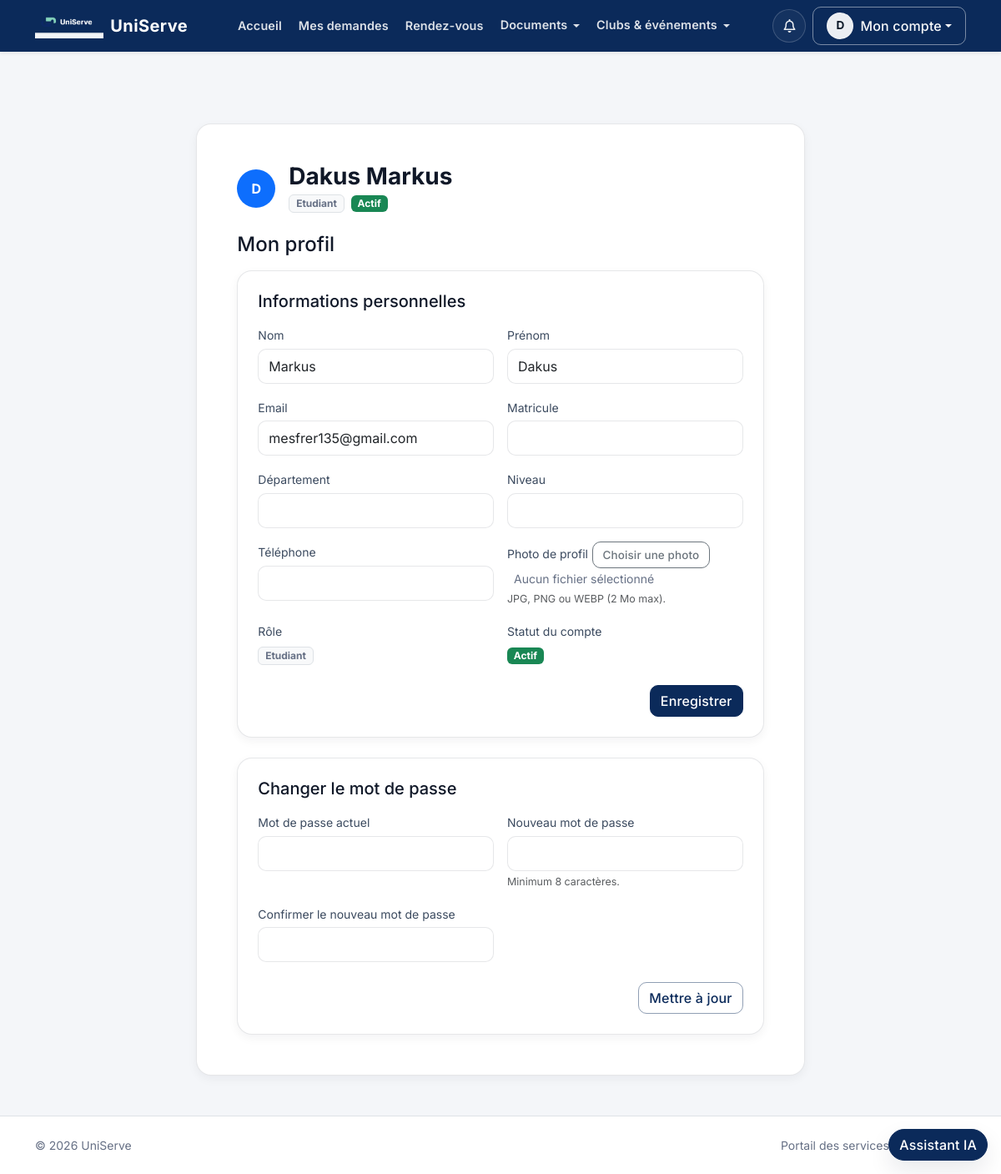
Page /users/profile (signed in) on the committed database.
### tables this page shows
CREATE TABLE `utilisateurs` (
  `id` bigint(20) NOT NULL AUTO_INCREMENT,
  `nom` varchar(100) NOT NULL,
  `prenom` varchar(100) NOT NULL,
  `email` varchar(255) NOT NULL,
  `mot_de_passe_hash` varchar(255) NOT NULL,
  `role` enum('etudiant','enseignant','staff','admin') NOT NULL DEFAULT 'etudiant',
  `matricule` varchar(50) DEFAULT NULL,
  `departement` varchar(120) DEFAULT NULL,
  `niveau` varchar(50) DEFAULT NULL,
  `telephone` varchar(30) DEFAULT NULL,
  `photo_profil` varchar(255) DEFAULT NULL,
  `statut_compte` enum('actif','inactif') NOT NULL DEFAULT 'actif',
  `derniere_connexion` datetime DEFAULT NULL,
  `otp_login_enabled` tinyint(1) NOT NULL DEFAULT 1,
  `cree_le` timestamp NOT NULL DEFAULT current_timestamp(),
  `modifie_le` timestamp NOT NULL DEFAULT current_timestamp() ON UPDATE current_timestamp(),
  PRIMARY KEY (`id`),
  UNIQUE KEY `email` (`email`),
  UNIQUE KEY `matricule` (`matricule`)
);

### View/frontoffice/users/profile.php (the view, shortened to what the rows shown need)
<?php
require_once __DIR__ . '/../../shared/helpers.php';
$profile_identity_locked = !empty($profile_identity_locked ?? false);
$fullName = trim(
    (string) ($user['prenom'] ?? '') . ' ' .
    (string) ($user['nom'] ?? '')
);
$photoProfil = trim((string) ($user['photo_profil'] ?? ''));
$statutCompteRaw = (string) ($user['statut_compte'] ?? '');
$statutCompte = in_array($statutCompteRaw, ['actif', 'inactif'], true) ? $statutCompteRaw : 'actif';
$photoProfilUrl = profile_photo_public_url($photoProfil, $this);
?>
<div class="row justify-content-center">
    <div class="col-lg-10 col-xl-8">
        <div class="us-section-card">
            <div class="card-body p-4 p-md-5">
                <div class="d-flex align-items-start justify-content-between flex-wrap gap-3 mb-4">
                    <div class="d-flex align-items-center gap-3">
                        <?php if ($profile_identity_locked): ?>
                            <div class="rounded-circle border overflow-hidden bg-light d-inline-flex align-items-center justify-content-center" style="width:46px;height:46px;" aria-hidden="true">
                                <?php if ($photoProfilUrl !== null): ?>
                                    <img
                                        src="<?= htmlspecialchars($photoProfilUrl, ENT_QUOTES, 'UTF-8') ?>"
                                        alt=""
                                        class="rounded-circle"
                                        style="width:46px;height:46px;object-fit:cover;"
                                    >
                                <?php else: ?>
                                    <span class="fw-bold text-primary"><?= htmlspecialchars(substr($fullName, 0, 1), ENT_QUOTES, 'UTF-8') ?></span>
                                <?php endif; ?>
                            </div>
                        <?php else: ?>
                        <button
                            type="button"
                            class="btn p-0 border-0 bg-transparent profile-photo-trigger"
                            data-profile-photo-trigger="1"
                            data-profile-photo-input-id="photo_profil"
                            title="Changer la photo de profil"
                            aria-label="Changer la photo de profil"
                        >
                            <?php if ($photoProfilUrl !== null): ?>
                                <img
                                    src="<?= htmlspecialchars($photoProfilUrl, ENT_QUOTES, 'UTF-8') ?>"
                                    alt="Photo de profil"
                                    class="rounded-circle border"
                                    style="width:46px;height:46px;object-fit:cover;"
                                    data-profile-photo-preview="1"
                                >
                            <?php else: ?>
                                <div class="rounded-circle bg-primary text-white d-flex align-items-center justify-content-center" style="width:46px;height:46px;" data-profile-photo-preview-fallback="1">
                                    <span class="fw-bold"><?= htmlspecialchars(substr($fullName, 0, 1), ENT_QUOTES, 'UTF-8') ?></span>
                                </div>
                            <?php endif; ?>
                        </button>
                        <?php endif; ?>
                        <div>
                            <h1 class="fw-bold fs-3 lh-1 mb-2"><?= htmlspecialchars($fullName, ENT_QUOTES, 'UTF-8') ?></h1>
                            <div class="d-flex flex-wrap align-items-center gap-2">
                                <span class="badge bg-light text-muted border">
                                    <?= htmlspecialchars(ucfirst((string) ($user['role'] ?? '')), ENT_QUOTES, 'UTF-8') ?>
                                </span>
                                <span class="badge <?= $statutCompte === 'actif' ? 'bg-success' : 'bg-secondary' ?>">
                                    <?= htmlspecialchars(ucfirst($statutCompte), ENT_QUOTES, 'UTF-8') ?>
                                </span>
                            </div>
                        </div>
                    </div>
                </div>
                <h2 class="h4 mb-3">Mon profil</h2>
                <div class="row g-4">
                    <div class="col-12">
                        <div class="us-section-card">
                            <div class="card-body p-4">
                                <?php if ($profile_identity_locked): ?>
                                    <div class="alert alert-info py-2 small mb-3" role="status">
                                        Compte administrateur unique : ces informations ne peuvent pas être modifiées ici. Seul le mot de passe peut être changé (bloc ci-dessous ou depuis Utilisateurs).
                                    </div>
                                    <dl class="row mb-0 small">
                                        <dt class="col-sm-4 col-md-3 text-muted">Nom</dt>
                                        <dd class="col-sm-8 col-md-9"><?= htmlspecialchars((string) ($user['nom'] ?? ''), ENT_QUOTES, 'UTF-8') ?></dd>
                                        <dt class="col-sm-4 col-md-3 text-muted">Prénom</dt>
                                        <dd class="col-sm-8 col-md-9"><?= htmlspecialchars((string) ($user['prenom'] ?? ''), ENT_QUOTES, 'UTF-8') ?></dd>
                                        <dt class="col-sm-4 col-md-3 text-muted">Email</dt>
                                        <dd class="col-sm-8 col-md-9"><?= htmlspecialchars((string) ($user['email'] ?? ''), ENT_QUOTES, 'UTF-8') ?></dd>
                                        <dt class="col-sm-4 col-md-3 text-muted">Matricule</dt>
                                        <dd class="col-sm-8 col-md-9"><?= htmlspecialchars((string) (($user['matricule'] ?? '') !== '' ? $user['matricule'] : '—'), ENT_QUOTES, 'UTF-8') ?></dd>
                                        <dt class="col-sm-4 col-md-3 text-muted">Département</dt>
                                        <dd class="col-sm-8 col-md-9"><?= htmlspecialchars((string) (($user['departement'] ?? '') !== '' ? $user['departement'] : '—'), ENT_QUOTES, 'UTF-8') ?></dd>
                                        <dt class="col-sm-4 col-md-3 text-muted">Niveau</dt>
                                        <dd class="col-sm-8 col-md-9"><?= htmlspecialchars((string) (($user['niveau'] ?? '') !== '' ? $user['niveau'] : '—'), ENT_QUOTES, 'UTF-8') ?></dd>
                                        <dt class="col-sm-4 col-md-3 text-muted">Téléphone</dt>
                                        <dd class="col-sm-8 col-md-9"><?= htmlspecialchars((string) (($user['telephone'] ?? '') !== '' ? $user['telephone'] : '—'), ENT_QUOTES, 'UTF-8') ?></dd>
                                        <dt class="col-sm-4 col-md-3 text-muted">Rôle</dt>
                                        <dd class="col-sm-8 col-md-9">
                                            <span class="badge bg-light text-muted border">
                                                <?= htmlspecialchars(ucfirst((string) ($user['role'] ?? '')), ENT_QUOTES, 'UTF-8') ?>
                                            </span>
                                        </dd>
                                        <dt class="col-sm-4 col-md-3 text-muted">Statut</dt>
                                        <dd class="col-sm-8 col-md-9">
                                            <span class="badge <?= $statutCompte === 'actif' ? 'bg-success' : 'bg-secondary' ?>">
                                                <?= htmlspecialchars(ucfirst($statutCompte), ENT_QUOTES, 'UTF-8') ?>
                                            </span>
                                        </dd>
                                    </dl>
                                <?php else: ?>
                                <form method="post" action="<?= $this->url('/users/profile') ?>" enctype="multipart/form-data">
                                    <div class="row g-3">
                                        <div class="col-md-6">
                                            <label class="form-label text-muted small" for="nom">Nom</label>
                                            <input class="form-control" id="nom" name="nom" value="<?= htmlspecialchars((string) ($user['nom'] ?? ''), ENT_QUOTES, 'UTF-8') ?>" required>
                                        </div>
                                        <div class="col-md-6">
                                            <label class="form-label text-muted small" for="prenom">Prénom</label>
                                            <input class="form-control" id="prenom" name="prenom" value="<?= htmlspecialchars((string) ($user['prenom'] ?? ''), ENT_QUOTES, 'UTF-8') ?>" required>
                                        </div>
                                        <div class="col-md-6">
                                            <label class="form-label text-muted small" for="email">Email</label>
                                            <input class="form-control" id="email" type="email" name="email" value="<?= htmlspecialchars((string) ($user['email'] ?? ''), ENT_QUOTES, 'UTF-8') ?>" required>
                                        </div>
                                        <div class="col-md-6">
                                            <label class="form-label text-muted small" for="matricule">Matricule</label>
                                            <input class="form-control" id="matricule" name="matricule" value="<?= htmlspecialchars((string) ($user['matricule'] ?? ''), ENT_QUOTES, 'UTF-8') ?>">
                                        </div>
                                        <div class="col-md-6">
                                            <label class="form-label text-muted small" for="departement">Département</label>
                                            <input class="form-control" id="departement" name="departement" value="<?= htmlspecialchars((string) ($user['departement'] ?? ''), ENT_QUOTES, 'UTF-8') ?>">
                                        </div>
                                        <div class="col-md-6">
                                            <label class="form-label text-muted small" for="niveau">Niveau</label>
                                            <input class="form-control" id="niveau" name="niveau" value="<?= htmlspecialchars((string) ($user['niveau'] ?? ''), ENT_QUOTES, 'UTF-8') ?>">
                                        </div>
                                        <div class="col-md-6">
                                            <label class="form-label text-muted small" for="telephone">Téléphone</label>
                                            <input class="form-control" id="telephone" name="telephone" value="<?= htmlspecialchars((string) ($user['telephone'] ?? ''), ENT_QUOTES, 'UTF-8') ?>">
                                        </div>
                                        <div class="col-md-6">
                                            <label class="form-label text-muted small" for="photo_profil">Photo de profil</label>
                                            <button
                                                type="button"
                                                class="btn btn-outline-secondary btn-sm"
                                                data-profile-photo-trigger="1"
                                                data-profile-photo-input-id="photo_profil"
                                            >
                                                Choisir une photo
                                            </button>
                                            <span class="ms-2 text-muted small" id="photo_profil_filename">Aucun fichier sélectionné</span>
                                            <div class="form-text">JPG, PNG ou WEBP (2 Mo max).</div>
                                        </div>
                                        <div class="col-md-6">
                                            <label class="form-label text-muted small">Rôle</label>
                                            <div>
                                                <span class="badge bg-light text-muted border">
                                                    <?= htmlspecialchars(ucfirst((string) ($user['role'] ?? '')), ENT_QUOTES, 'UTF-8') ?>
                                                </span>
                                            </div>
                                        </div>
                                        <div class="col-md-6">
                                            <label class="form-label text-muted small">Statut du compte</label>
                                            <div>
                                                <span class="badge <?= $statutCompte === 'actif' ? 'bg-success' : 'bg-secondary' ?>">
                                                    <?= htmlspecialchars(ucfirst($statutCompte), ENT_QUOTES, 'UTF-8') ?>
                                                </span>
                                            </div>
                                        </div>
                                    </div>
                                    <div class="d-flex justify-content-end mt-4">
                                        <button class="btn btn-primary" type="submit">Enregistrer</button>
                                    </div>
                                </form>
                                <?php endif; ?>
                            </div>
                        </div>
                    </div>
                </div>
            </div>
        </div>
    </div>
</div>

### rows in the picture
utilisateurs: substr($fullName, 0, 1) "D", fullName "Dakus Markus", role "Etudiant", statut_compte "Actif", nom "Markus", prenom "Dakus", email "mesfrer135@gmail.com"

### other values in the picture
$navAvatarInitial "D"
